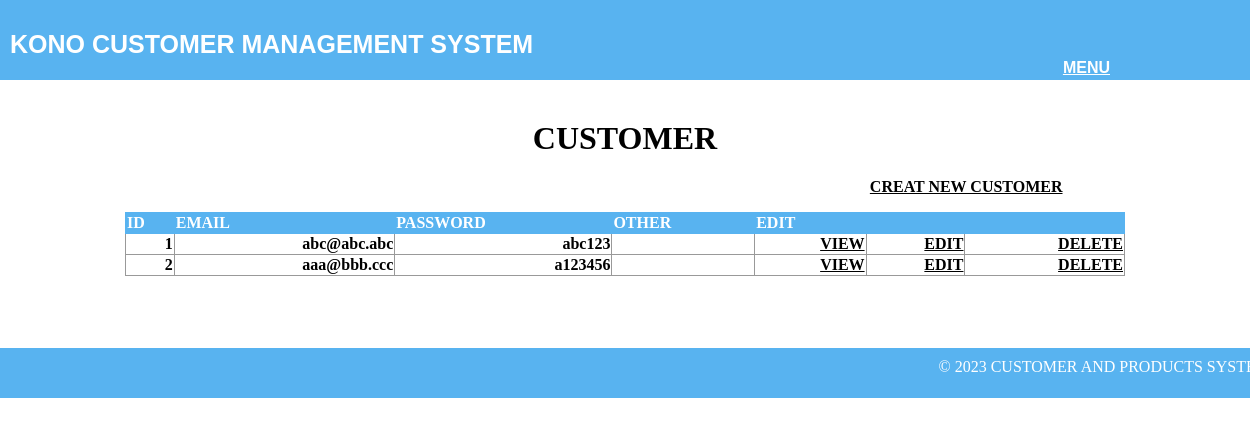
Page /KONO_END_BACK/customer/index.php on the committed database.
### tables this page shows
CREATE TABLE `customer` (
    `id` INT NOT NULL AUTO_INCREMENT , 
    `email` VARCHAR(50) NOT NULL , 
    `password` VARCHAR(50) NOT NULL , 
    `other` VARCHAR(100) NULL , PRIMARY KEY (`id`));

### KONO_END_BACK/customer/index.php (the view, shortened to what this page needs)
<!DOCTYPE html>
<html lang="en">
<head>
  <link rel="stylesheet" href="end-front.css" />
</head>
<body>
  <?php include("header.php");
  $db = mysqli_connect('localhost','root','','assignment2','3306');
  $sql = "SELECT * FROM customer ORDER BY id ";
  $result_set = mysqli_query($db, $sql);
  ?>
  <div id="content">
    <div class="subjects listing">
      <h1>CUSTOMER</h1>
      <div class="actions">
        <a class="action" href="new.php">CREAT NEW CUSTOMER</a>
      </div>
    </div>
    <table class="list">
      <tr>
        <th>ID</th>
        <th>EMAIL</th>
        <th>PASSWORD</th>
        <th>OTHER</th>
        <th colspan="3">EDIT</th>
      </tr>
      <?php while ($results = mysqli_fetch_assoc($result_set)) { ?>
        <tr>
          <td><?php echo $results['id']; ?></td>
          <td><?php echo $results['email']; ?></td>
          <td><?php echo $results['password']; ?></td>
          <td><?php echo $results['other']; ?></td>
          <td><a class="action" href="<?php echo "show.php?id=" . $results['id']; ?>">VIEW</a></td>
          <td><a class="action" href="<?php echo "edit.php?id=" . $results['id']; ?>">EDIT</a></td>
          <td><a class="action" href="<?php echo "delete.php?id=" . $results['id']; ?>">DELETE</a></td>
        </tr>
      <?php } ?>
    </table>
    <br>
    <br>
    <br>
    <br>
    <?php include("footer.php"); ?>
</body>
</html>

### KONO_END_BACK/customer/end-front.css (style rules this page uses)
html { height: 100%; width: 100%; }
body { height: 100%; width: 100%; margin: 0; padding: 0; }
h1 { margin-top: 20px; text-align: center; min-width: 1000px; }
#content { width: 100%; min-height:500px; min-width: 1000px; text-align: right; padding-top: 20px; }
.actions { margin-bottom: 1em; color: black; text-align: right; font-weight: bolder; margin-right: 15%; min-width: 900px; }
a { color: black; }
table { border-collapse: collapse; vertical-align: top; min-width: 1000px; }
table.list { width: 80%; margin: auto; }
table.list tr td { border: 1px solid #999999; font-weight: bold; }
table.list tr th { border: 1px solid #58b3f0; background: #58b3f0; color: white; text-align: left; font-weight: bold; }

### rows in the picture
customer: id "1", email "abc@abc.abc", password "abc123"
customer: id "2", email "aaa@bbb.ccc", password "a123456"
